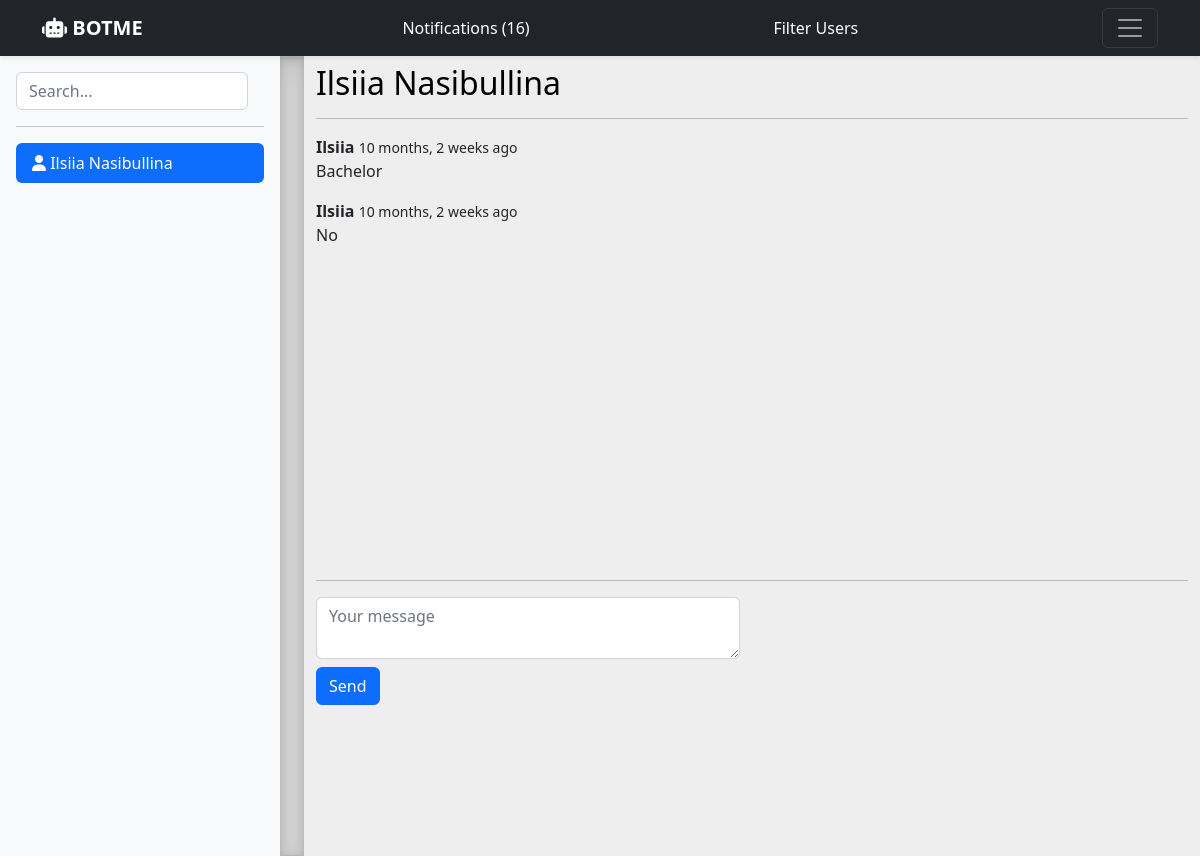
The page /conversation/9 (signed in) on the database its author committed.
### contact/models.py (models this page shows, shortened)
class User(AbstractBaseUser, PermissionsMixin):
    Bs_1 = 'Bachelor 1st'
    Bs_2 = 'Bachelor 2nd'
    Bs_3 = 'Bachelor 3rd'
    Bs_4 = 'Bachelor 4th'
    Ms_1 = 'Master 1st'
    Ms_2 = 'Master 2nd'
    Phd = 'Phd'
    CHOICES = (
        (Bs_1, 'Bachelor 1st'),
        (Bs_2, 'Bachelor 2nd'),
        (Bs_3, 'Bachelor 3rd'),
        (Bs_4, 'Bachelor 4th'),
        (Ms_1, 'Master 1st'),
        (Ms_2, 'Master 2nd'),
        (Phd, 'Phd')
    )
    INTERNATIONAL = "International"
    CIS = "CIS"
    RUSSIAN = "Russian"
    LOCATIONS = (
        (INTERNATIONAL, 'International'),
        (CIS, "CIS"),
        (RUSSIAN, "Russian")
    )
    username = models.CharField(max_length=50, unique=True)
    telegram_username = models.CharField(max_length=250, null=True, blank=True)
    email = models.EmailField(max_length=250, unique=True, null=True, blank=True)
    inno_email = models.EmailField(max_length=250, unique=True, null=True, blank=True)
    first_name = models.CharField(max_length=30, blank=True, null=True)
    last_name = models.CharField(max_length=30, blank=True, null=True)
    telegram_first_name = models.CharField(max_length=30, blank=True, null=True)
    telegram_last_name = models.CharField(max_length=30, blank=True, null=True)
    is_active = models.BooleanField(default=True)
    is_staff = models.BooleanField(default=False)
    is_superuser = models.BooleanField(default=False)
    date_joined = models.DateTimeField(default=timezone.now)
    receive_notification = models.BooleanField(default=True)
    course = models.CharField(max_length=20, choices=CHOICES, null=True, blank=True)
    group = models.CharField(max_length=20, null=True, blank=True)
    location = models.CharField(max_length=50, choices=LOCATIONS, null=True, blank=True)
    objects = UserManager()
    USERNAME_FIELD = 'username'

class ConversationMessage(models.Model):
    conversation = models.ForeignKey(Conversation, related_name='messages', on_delete=models.CASCADE)
    content = models.TextField()
    created_at = models.DateTimeField(auto_now_add=True)
    created_by = models.ForeignKey(User, related_name='messages', on_delete=models.CASCADE)
    class Meta:
        ordering = ['created_at']

### contact/views.py (the view)
# urls.py: path('conversation/<int:user_id>', views.conversation, name='conversation'),
@login_required
def conversation(request, user_id):
    admin = User.objects.filter(is_superuser=True)[0]
    cur_user = User.objects.get(id=user_id)
    Notification.objects.filter(created_by=cur_user).filter(is_read=False).filter(notification_type='message').update(is_read=True)
    conversations = Conversation.objects.filter(users__in=[admin.id])
    conversations = conversations.filter(users__in=[user_id])
    if conversations.count() == 1:
        conversation = conversations[0]
    else:
        recipient = User.objects.get(id=user_id)
        conversation = Conversation.objects.create()
        conversation.users.add(admin)
        conversation.users.add(recipient)
        conversation.save()
    return render(request, 'conversation.html', {'conversation': conversation, 'cur_user': cur_user})

### contact/context_processors.py (called while the page is built)
def notifications(request):
    all_notifications = Notification.objects.filter(is_read=False)
    message_notifications = all_notifications.filter(notification_type="message")
    new_join_notifications = all_notifications.filter(notification_type="new_join")
    return {'notifications': all_notifications, 'message_notifications': message_notifications, 'new_join_notifications': new_join_notifications}

def users(request):
    users = User.objects.all().exclude(is_superuser=True)
    return {'users': users}

### contact/templates/conversation.html (shortened to what this page needs)
{% extends 'base.html' %}
{% load humanize %}
{% block content %}
    <div class="container my-2" id="conversationapp">
        <div class="row" id="messageBody"style="overflow-y:  auto; height: 500px;">
            <div class="col-md-12">
                <a href="{% url 'profile' cur_user.id %}" style="color:black;">
                    <h2>{{cur_user.first_name}} {{cur_user.last_name}}</h2>
                </a>
                <hr>
                <div class="messages" id="messages">
                    {% for message in conversation.messages.all %}
                        <div class="post">
                            <article class="media">
                                <div class="media-content">
                                    <div class="content">
                                        <p>
                                            <strong>{{ message.created_by.first_name }}</strong> <small>{{ message.created_at|naturaltime }}</small>
                                            <br>
                                            {{ message.content }}
                                        </p>
                                    </div>
                                </div>
                            </article>
                        </div>
                    {% endfor %}
                </div>
            </div>
        </div>
        <hr>
        <div class="row">
            <div class="col-md-6">
                <form autocomplete="off" onsubmit="return false;">
                    <textarea class="form-control" id="message-input" placeholder="Your message"></textarea>
                    <button class="btn btn-primary my-2" id="send-button">Send</button>
                </form>
            </div>
        </div>
    </div>
{% endblock %}

### contact/templates/base.html (shortened to what this page needs)
{% load static %}
<!doctype html>
<html lang="en">
  <head>
    <link rel="stylesheet" type="text/css" href="{% static 'css/bootstrap.min.css' %}">
    <link rel="stylesheet" href="https://cdnjs.cloudflare.com/ajax/libs/font-awesome/6.2.0/css/all.css">
    <link rel="stylesheet" type="text/css" href="{% static 'css/style.css' %}">
  </head>
  <body>
<header>
  <div class="navbar navbar-dark bg-dark shadow-sm">
    <div class="container header_container">
      <a href="/" class="navbar-brand d-flex align-items-center">
        <strong><i class="fa-solid fa-robot"></i> BOTME</strong>
      </a>
      {% if request.user.is_authenticated %}
        <a href="{% url 'home' %}" class="navbar-item">Notifications ({{ notifications.count }})</a>
        <a href="{% url 'filter_users' %}" class="navbar-item">Filter Users</a>
      {% endif %}
      <button class="navbar-toggler" type="button" data-bs-toggle="collapse" data-bs-target="#navbarHeader" aria-controls="navbarHeader" aria-expanded="false" aria-label="Toggle navigation">
        <span class="navbar-toggler-icon"></span>
      </button>
    </div>
  </div>
</header>
<main class="d-flex flex-nowrap">
  <div class="d-flex flex-column flex-shrink-0 p-3 bg-light" style="width: 280px;">
    <form id="search-form" class="col-12 col-lg-auto mb-3 mb-lg-0 me-lg-3" role="search" onsubmit="return false;" autocomplete="off">
      <input type="search" class="form-control" id="search-input"  placeholder="Search..." aria-label="Search">
    </form>
    <hr>
    <ul class="nav nav-pills flex-column mb-auto">
      {% if cur_user %}
        <li>
          <a href="{% url 'profile' cur_user.id %}" class="nav-link active">
            <i class="fa-solid fa-user"></i>
            {{ cur_user.first_name }} {{cur_user.last_name }}
          </a>
        </li>
      {% endif %}
      <div id="results-box" style="overflow-y: auto; height: 650px;">
      </div>
    </ul>
  </div>
  <div class="b-example-divider b-example-vr"></div>
{% block content %}
{% endblock %}
</main>
  </body>
</html>

### static/css/style.css (style rules this page uses)
body { min-height: 100vh; min-height: 100%; }
html { height: 100%; }
main { height:max-content; overflow-x: auto; overflow-y: hidden; background-color: #eeeeee; }
a { text-decoration: none; color: #fff; }
.b-example-divider { height: 3rem; background-color: rgba(0, 0, 0, .1); border: solid rgba(0, 0, 0, .15); border-width: 1px 0; box-shadow: inset 0 .5em 1.5em rgba(0, 0, 0, .1), inset 0 .125em .5em rgba(0, 0, 0, .15); }
.b-example-vr { flex-shrink: 0; width: 1.5rem; height: 100vh; }

### rows shown on the page
User: first_name "Ilsiia", last_name "Nasibullina"
ConversationMessage: created_by.first_name "Ilsiia", created_at "10 months, 2 weeks ago", content "Bachelor"
ConversationMessage: created_by.first_name "Ilsiia", created_at "10 months, 2 weeks ago", content "No"

### other values the page prints
{{ notifications.count }} "16"
